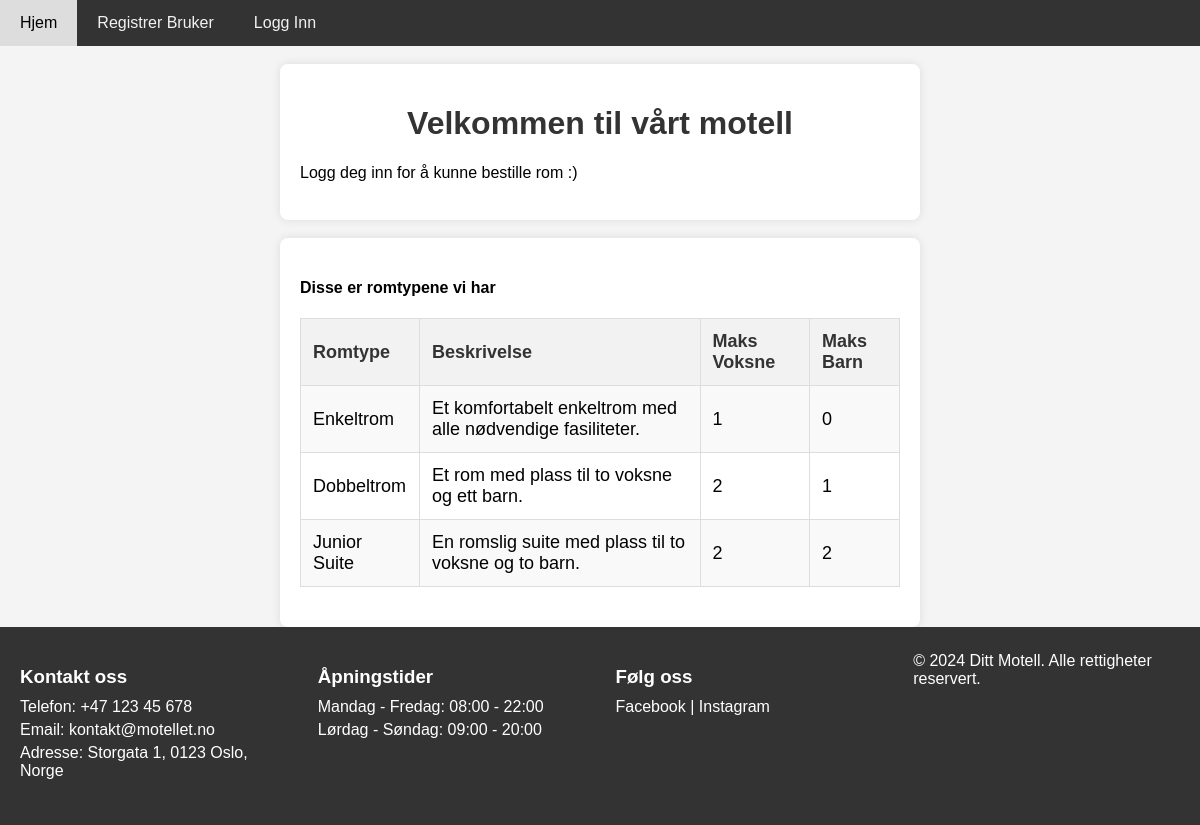
The page / on the database its author committed.
### tables this page shows
CREATE TABLE `room_types` (
  `room_type_id` int(11) NOT NULL,
  `type_name` varchar(255) NOT NULL,
  `description` text NOT NULL,
  `max_adults` int(11) NOT NULL,
  `max_children` int(11) NOT NULL,
  `price` int(11) NOT NULL
);

### public/index.php (the view, shortened to what this page needs)
<?php
include "../Components/header.php";
include '../db_connect.php';
?>
<!DOCTYPE html>
<html lang="no">
<head>
    <link rel="stylesheet" href="../css/index.css">
    <link rel="stylesheet" href="../css/footer.css">
</head>
<body>
    <div class="container">
        <h1>Velkommen til vårt motell</h1>
        <?php
        $userProfile = null;
        if ($userProfile) {
            echo '
        <h2>Søk etter tilgjengelige rom</h2>
        <form action="available_rooms.php" method="POST">
            <label for="check_in">Innsjekkingsdato:</label>
            <input type="date" name="check_in" id="check_in" required>
            <label for="check_out">Utsjekkingsdato:</label>
            <input type="date" name="check_out" id="check_out" required>
            <label for="adults">Antall voksne:</label>
            <input type="number" name="adults" id="adults" required min="1">
            <label for="children">Antall barn:</label>
            <input type="number" name="children" id="children" required min="0">
            <input type="submit" value="Sjekk tilgjengelighet">
        </form>
    ';
        } else {
            echo "Logg deg inn for å kunne bestille rom :) ";
        }
        ?>
        <br><br>
    </div>
    <br>
    <div class="container">
        <h4>Disse er romtypene vi har</h4>
        <?php
        $sql = "SELECT type_name, description, max_adults, max_children FROM room_types";
        $result = $conn->query($sql);
        if ($result->num_rows > 0) {
            echo "<table border='1'><tr><th>Romtype</th><th>Beskrivelse</th><th>Maks Voksne</th><th>Maks Barn</th></tr>";
            while ($row = $result->fetch_assoc()) {
                echo "<tr><td>" . $row["type_name"] . "</td><td>" . $row["description"] . "</td><td>" . $row["max_adults"] . "</td><td>" . $row["max_children"] . "</td></tr>";
            }
            echo "</table>";
        } else {
            echo "Ingen romtyper funnet.";
        }
        ?>
    </div>
    <?php include '../Components/footer.php'; ?>
</body>
</html>

### css/navbar.css (style rules this page uses)
body { font-family: Arial, sans-serif; background-color: #f4f4f4; margin: 0; padding: 0; }
.container { padding: 20px; max-width: 600px; margin: auto; padding: auto; background-color: #fff; border-radius: 8px; box-shadow: 0 0 10px rgba(0, 0, 0, 0.1); }

### css/index.css (style rules this page uses)
body { font-family: Arial, sans-serif; background-color: #f4f4f4; margin: 0; padding: 0; }
.container { width: 80%; margin: auto; overflow: hidden; }
h1, h2 { color: #333; text-align: center; }
table { width: 100%; border-collapse: collapse; margin: 20px 0; font-size: 18px; text-align: left; }
table th, table td { padding: 12px; border: 1px solid #ddd; }
table th { background-color: #f2f2f2; color: #333; }
table tr:nth-child(even) { background-color: #f9f9f9; }

### rows shown on the page
room_types: type_name "Enkeltrom", description "Et komfortabelt enkeltrom med alle nødvendige fasiliteter.", max_adults "1", max_children "0"
room_types: type_name "Dobbeltrom", description "Et rom med plass til to voksne og ett barn.", max_adults "2", max_children "1"
room_types: type_name "Junior Suite", description "En romslig suite med plass til to voksne og to barn.", max_adults "2", max_children "2"
